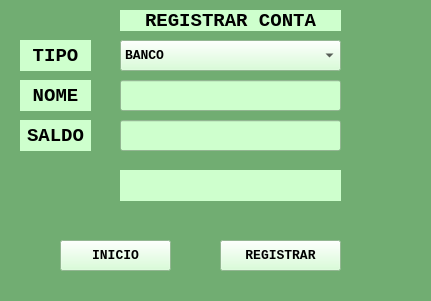
<?xml version="1.0" encoding="UTF-8"?>
<ui version="4.0">
 <class>MainWindow</class>
 <widget class="QMainWindow" name="MainWindow">
  <property name="geometry">
   <rect>
    <x>0</x>
    <y>0</y>
    <width>431</width>
    <height>301</height>
   </rect>
  </property>
  <property name="windowTitle">
   <string>MainWindow</string>
  </property>
  <property name="styleSheet">
   <string notr="true">background-color: rgb(113, 173, 114);</string>
  </property>
  <widget class="QWidget" name="centralwidget">
   <widget class="QLabel" name="label">
    <property name="geometry">
     <rect>
      <x>120</x>
      <y>10</y>
      <width>221</width>
      <height>21</height>
     </rect>
    </property>
    <property name="font">
     <font>
      <family>Courier New</family>
      <pointsize>14</pointsize>
      <weight>75</weight>
      <bold>true</bold>
     </font>
    </property>
    <property name="styleSheet">
     <string notr="true">background-color: rgb(206, 255, 205);
</string>
    </property>
    <property name="frameShape">
     <enum>QFrame::NoFrame</enum>
    </property>
    <property name="frameShadow">
     <enum>QFrame::Plain</enum>
    </property>
    <property name="text">
     <string>REGISTRAR CONTA</string>
    </property>
    <property name="alignment">
     <set>Qt::AlignCenter</set>
    </property>
   </widget>
   <widget class="QLineEdit" name="lineEdit">
    <property name="geometry">
     <rect>
      <x>120</x>
      <y>80</y>
      <width>221</width>
      <height>31</height>
     </rect>
    </property>
    <property name="font">
     <font>
      <family>Courier New</family>
      <pointsize>12</pointsize>
      <weight>75</weight>
      <bold>true</bold>
     </font>
    </property>
    <property name="styleSheet">
     <string notr="true">background-color: rgb(206, 255, 205);

</string>
    </property>
   </widget>
   <widget class="QLineEdit" name="lineEdit_2">
    <property name="geometry">
     <rect>
      <x>120</x>
      <y>120</y>
      <width>221</width>
      <height>31</height>
     </rect>
    </property>
    <property name="font">
     <font>
      <family>Courier New</family>
      <pointsize>12</pointsize>
      <weight>75</weight>
      <bold>true</bold>
     </font>
    </property>
    <property name="styleSheet">
     <string notr="true">background-color: rgb(206, 255, 205);

</string>
    </property>
   </widget>
   <widget class="QLabel" name="label_2">
    <property name="geometry">
     <rect>
      <x>20</x>
      <y>40</y>
      <width>71</width>
      <height>31</height>
     </rect>
    </property>
    <property name="font">
     <font>
      <family>Courier New</family>
      <pointsize>14</pointsize>
      <weight>75</weight>
      <bold>true</bold>
     </font>
    </property>
    <property name="styleSheet">
     <string notr="true">background-color: rgb(206, 255, 205);
</string>
    </property>
    <property name="frameShape">
     <enum>QFrame::NoFrame</enum>
    </property>
    <property name="frameShadow">
     <enum>QFrame::Plain</enum>
    </property>
    <property name="text">
     <string>TIPO</string>
    </property>
    <property name="alignment">
     <set>Qt::AlignCenter</set>
    </property>
   </widget>
   <widget class="QLabel" name="label_3">
    <property name="geometry">
     <rect>
      <x>20</x>
      <y>80</y>
      <width>71</width>
      <height>31</height>
     </rect>
    </property>
    <property name="font">
     <font>
      <family>Courier New</family>
      <pointsize>14</pointsize>
      <weight>75</weight>
      <bold>true</bold>
     </font>
    </property>
    <property name="styleSheet">
     <string notr="true">background-color: rgb(206, 255, 205);
</string>
    </property>
    <property name="frameShape">
     <enum>QFrame::NoFrame</enum>
    </property>
    <property name="frameShadow">
     <enum>QFrame::Plain</enum>
    </property>
    <property name="text">
     <string>NOME</string>
    </property>
    <property name="alignment">
     <set>Qt::AlignCenter</set>
    </property>
   </widget>
   <widget class="QLabel" name="label_4">
    <property name="geometry">
     <rect>
      <x>20</x>
      <y>120</y>
      <width>71</width>
      <height>31</height>
     </rect>
    </property>
    <property name="font">
     <font>
      <family>Courier New</family>
      <pointsize>14</pointsize>
      <weight>75</weight>
      <bold>true</bold>
     </font>
    </property>
    <property name="styleSheet">
     <string notr="true">background-color: rgb(206, 255, 205);
</string>
    </property>
    <property name="frameShape">
     <enum>QFrame::NoFrame</enum>
    </property>
    <property name="frameShadow">
     <enum>QFrame::Plain</enum>
    </property>
    <property name="text">
     <string>SALDO</string>
    </property>
    <property name="alignment">
     <set>Qt::AlignCenter</set>
    </property>
   </widget>
   <widget class="QComboBox" name="comboBox">
    <property name="geometry">
     <rect>
      <x>120</x>
      <y>40</y>
      <width>221</width>
      <height>31</height>
     </rect>
    </property>
    <property name="font">
     <font>
      <family>Courier New</family>
      <pointsize>10</pointsize>
      <weight>75</weight>
      <bold>true</bold>
     </font>
    </property>
    <property name="layoutDirection">
     <enum>Qt::LeftToRight</enum>
    </property>
    <property name="styleSheet">
     <string notr="true">background-color: rgb(206, 255, 205);
</string>
    </property>
    <item>
     <property name="text">
      <string>BANCO</string>
     </property>
    </item>
    <item>
     <property name="text">
      <string>POUPANÇA</string>
     </property>
    </item>
    <item>
     <property name="text">
      <string>CARTEIRA</string>
     </property>
    </item>
   </widget>
   <widget class="QLabel" name="label_5">
    <property name="geometry">
     <rect>
      <x>120</x>
      <y>170</y>
      <width>221</width>
      <height>31</height>
     </rect>
    </property>
    <property name="font">
     <font>
      <family>Courier New</family>
      <pointsize>10</pointsize>
      <weight>75</weight>
      <bold>true</bold>
     </font>
    </property>
    <property name="styleSheet">
     <string notr="true">background-color: rgb(206, 255, 205);
</string>
    </property>
    <property name="frameShape">
     <enum>QFrame::NoFrame</enum>
    </property>
    <property name="frameShadow">
     <enum>QFrame::Plain</enum>
    </property>
    <property name="text">
     <string/>
    </property>
    <property name="alignment">
     <set>Qt::AlignLeading|Qt::AlignLeft|Qt::AlignVCenter</set>
    </property>
   </widget>
   <widget class="QPushButton" name="pushButton">
    <property name="geometry">
     <rect>
      <x>60</x>
      <y>240</y>
      <width>111</width>
      <height>31</height>
     </rect>
    </property>
    <property name="font">
     <font>
      <family>Courier New</family>
      <pointsize>10</pointsize>
      <weight>75</weight>
      <bold>true</bold>
     </font>
    </property>
    <property name="styleSheet">
     <string notr="true">background-color: rgb(206, 255, 205);
</string>
    </property>
    <property name="text">
     <string>INICIO</string>
    </property>
   </widget>
   <widget class="QPushButton" name="pushButton_2">
    <property name="geometry">
     <rect>
      <x>220</x>
      <y>240</y>
      <width>121</width>
      <height>31</height>
     </rect>
    </property>
    <property name="font">
     <font>
      <family>Courier New</family>
      <pointsize>10</pointsize>
      <weight>75</weight>
      <bold>true</bold>
     </font>
    </property>
    <property name="styleSheet">
     <string notr="true">background-color: rgb(206, 255, 205);
</string>
    </property>
    <property name="text">
     <string>REGISTRAR</string>
    </property>
   </widget>
  </widget>
  <widget class="QStatusBar" name="statusbar"/>
 </widget>
 <resources/>
 <connections/>
</ui>
